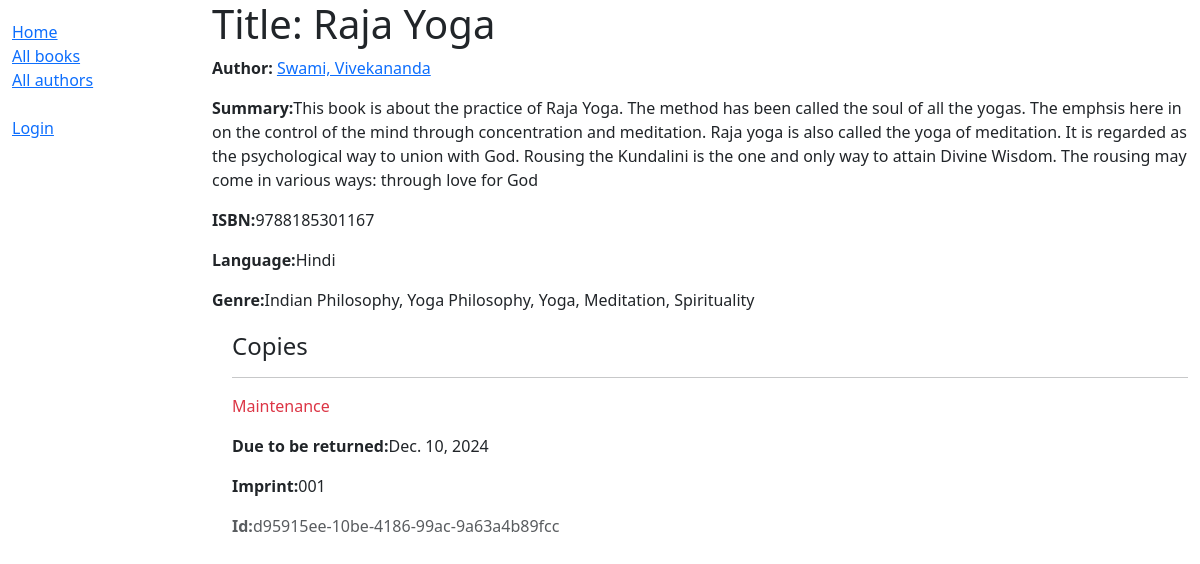
The page /catalog/book/9 on the database as committed earlier.
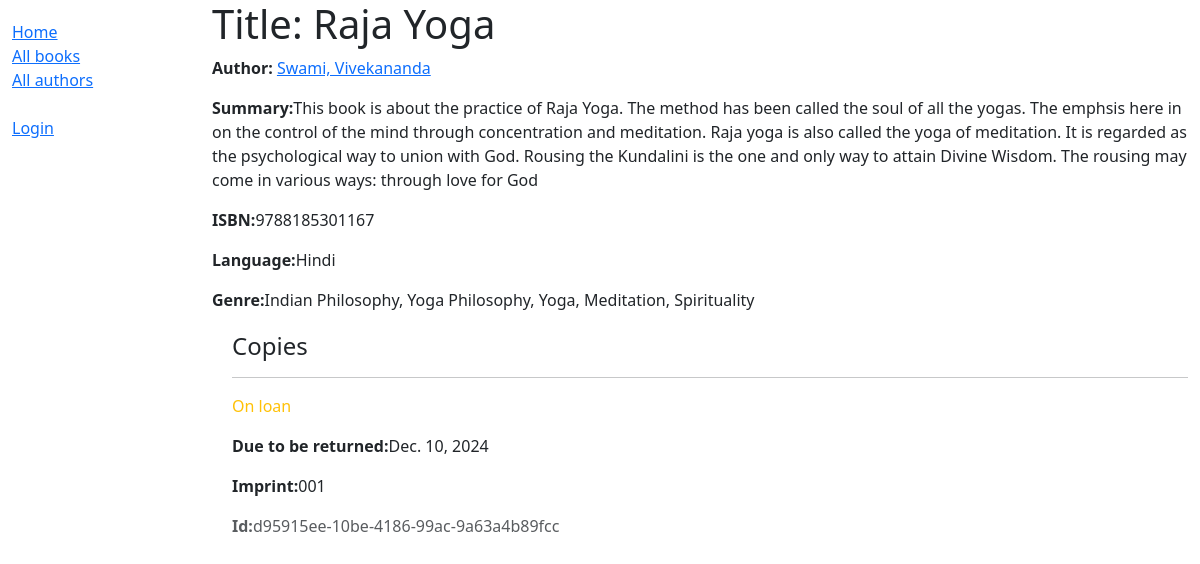
The same page on the database as committed later.
### catalog/models.py (models this page shows, shortened)
class BookInstance(models.Model):
    id = models.UUIDField(
        primary_key=True,
        default=uuid.uuid4,
        help_text="Unique ID for this particular book across whole library"
    )
    book = models.ForeignKey('Book', on_delete=models.RESTRICT, null=True)
    imprint = models.CharField(max_length=200)
    due_back = models.DateField(null=True, blank=True)
    LOAN_STATUS = (
        ('m', 'Maintenance'),
        ('o', 'On loan'),
        ('a', 'Available'),
        ('r', 'Reserved'),
    )
    status = models.CharField(
        max_length=1,
        choices=LOAN_STATUS,
        blank=True,
        default='m',
        help_text='Book Availability',
    )
    borrower = models.ForeignKey(
        settings.AUTH_USER_MODEL,
        on_delete=models.SET_NULL,
        null=True,
        blank=True
    )
    class Meta:
        ordering = ["due_back"]
        permissions = (("can_mark_returned", "Set book as returned"),)

### catalog/views.py (the view)
# urls.py: path("book/<int:pk>", views.BookDetailView.as_view(), name="book-detail"),
class BookDetailView(generic.DetailView):
    model = Book

### catalog/models.py (called while the page is built)
    def __str__(self):
        return self.name

    def __str__(self):
        return self.name

    def __str__(self):
        return f"{self.last_name}, {self.first_name}"

### catalog/templates/catalog/book_detail.html
{% extends "base_generic.html" %}
{% block content %}
    <h1>Title: {{ book.title }}</h1>
    <p><strong>Author:</strong> <a href="">{{ book.author }}</a> </p>
    <p><strong>Summary:</strong>{{ book.summary}}</p>
    <p><strong>ISBN:</strong>{{ book.isbn}}</p>
    <p><strong>Language:</strong>{{ book.language}}</p>
    <p><strong>Genre:</strong>{{ book.genre.all|join:", "}}</p>
    <div style="margin-left: 20px;margin-top: 20px;">
        <h4>Copies</h4>
        {% for copy in book.bookinstance_set.all %}
            <hr />
            <p class="{% if copy.status == 'a' %}text.success{% elif copy.status == 'm' %}text-danger{% else %}text-warning{% endif %}">
                {{ copy.get_status_display }}
            </p>
            {% if copy.status != 'a' %}
                <p><strong>Due to be returned:</strong>{{ copy.due_back }}</p>
            {% endif %}
            <p><strong>Imprint:</strong>{{ copy.imprint }}</p>
            <p class="text-muted"><strong>Id:</strong>{{ copy.id }}</p>
        {% endfor %}
    </div>
{% endblock %}

Rows that differ between the two databases and show on the page:
changed BookInstance "d95915ee-10be-4186-99ac-9a63a4b89fcc": status "Maintenance" → "On loan"
